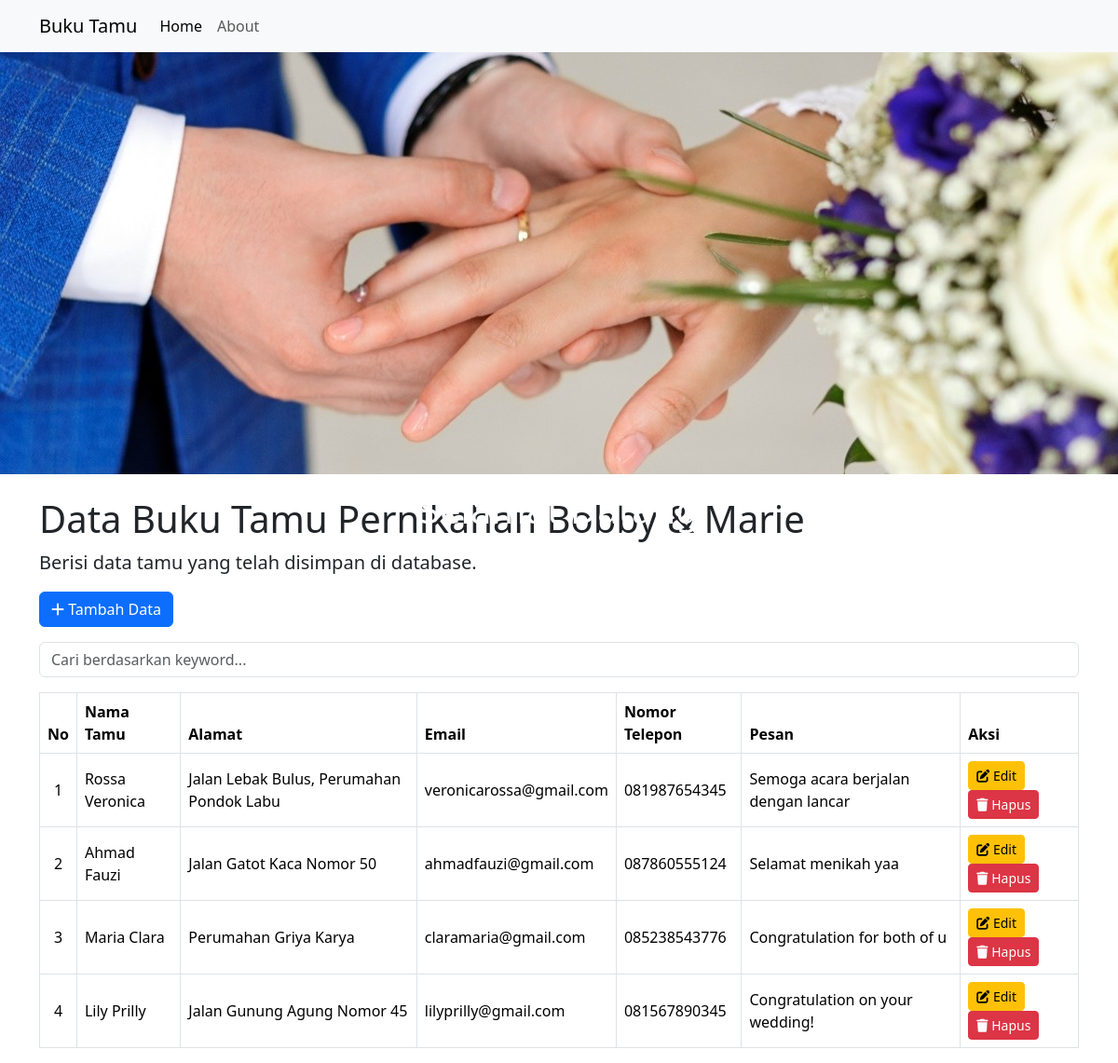
The page / on the database its author committed.
### tables this page shows
CREATE TABLE `tb_tamu` (
  `id_tamu` int(11) NOT NULL,
  `nama_tamu` varchar(50) NOT NULL,
  `alamat` varchar(150) NOT NULL,
  `email` varchar(100) NOT NULL,
  `nomor_telepon` varchar(15) NOT NULL,
  `pesan` varchar(150) NOT NULL
);

### index.php (the view, shortened to what this page needs)
<?php
    include 'koneksi.php';
    $search = isset($_GET['search']) ? $_GET['search'] : '';
    if ($search) {
        $query = "SELECT * FROM tb_tamu WHERE nama_tamu LIKE '%$search%' OR alamat LIKE '%$search%' OR email LIKE '%$search%' OR nomor_telepon LIKE '%$search%' OR pesan LIKE '%$search%'";
    } else {
        $query = "SELECT * FROM tb_tamu";
    }
    $sql = mysqli_query($conn, $query);
    $no = 0;
?>
<!doctype html>
<html lang="en">
  <head>
    <link href="https://cdn.jsdelivr.net/npm/bootstrap@5.3.3/dist/css/bootstrap.min.css" rel="stylesheet">
    <link rel="stylesheet" href="https://cdnjs.cloudflare.com/ajax/libs/font-awesome/6.7.2/css/all.min.css">
    <nav class="navbar navbar-expand-lg bg-body-tertiary">
        <div class="container">
            <a class="navbar-brand" href="#">Buku Tamu</a>
            <div class="collapse navbar-collapse" id="navbarNav">
            <ul class="navbar-nav">
                <li class="nav-item">
                <a class="nav-link active" aria-current="page" href="#">Home</a>
                </li>
                <li class="nav-item">
                <a class="nav-link" href="about.php">About</a>
                </li>
            </ul>
            </div>
        </div>
    </nav>
    <div class="banner-container mb-4">
    <img src="img/banner.jpg" alt="Banner" class="img-fluid w-100">
    <div class="banner-text position-absolute top-50 start-50 translate-middle text-white text-center">
        <h1>Selamat Datang</h1>
        <p>Buku Tamu Pernikahan Bobby & Marie</p>
    </div>
    </div>
    <div class="container">
    <h1 class="mt-4">Data Buku Tamu Pernikahan Bobby & Marie</h1>
    <figure>
        <blockquote class="blockquote">
            <p>Berisi data tamu yang telah disimpan di database.</p>
        </blockquote>
    </figure>
    <a href="kelola.php" type="button" class="btn btn-primary mb-3"><i class="fa-solid fa-plus"></i> Tambah Data</a>
    <form class="mb-3">
        <div class="input-group">
            <input type="text" id="search-input" class="form-control" placeholder="Cari berdasarkan keyword..."
            value="<?php echo isset($_GET['search']) ? $_GET['search'] : ''; ?>">
        </div>
    </form>
    <div class="table-responsive" id="table-container">
        <table class="table align-middle table-bordered table-hover">
            <thead>
                <tr>
                    <th><center>No</center></th>
                    <th>Nama Tamu</th>
                    <th>Alamat</th>
                    <th>Email</th>
                    <th>Nomor Telepon</th>
                    <th>Pesan</th>
                    <th>Aksi</th>
                </tr>
            </thead>
            <tbody>
                <?php
                    while ($result = mysqli_fetch_assoc($sql)) {
                ?>
                    <tr>
                        <td><center><?php echo ++$no; ?></center></td>
                        <td><?php echo $result['nama_tamu']; ?></td>
                        <td><?php echo $result['alamat']; ?></td>
                        <td><?php echo $result['email']; ?></td>
                        <td><?php echo $result['nomor_telepon']; ?></td>
                        <td><?php echo $result['pesan']; ?></td>
                        <td>
                            <a href="kelola.php?ubah=<?php echo $result['id_tamu']; ?>" type="button" class="btn btn-warning btn-sm"><i class="fa-solid fa-pen-to-square"></i> Edit</a>
                            <a href="proses.php?hapus=<?php echo $result['id_tamu']; ?>" type="button" class="btn btn-danger btn-sm" onClick="return confirm('Apakah anda yakin ingin menghapus data tersebut?')"><i class="fa-solid fa-trash"></i> Hapus</a>
                        </td>
                    </tr>
                <?php
                    }
                ?>
            </tbody>
        </table>
    </div>
  </body>
</html>

### rows shown on the page
tb_tamu: nama_tamu "Rossa Veronica", alamat "Jalan Lebak Bulus, Perumahan Pondok Labu", email "veronicarossa@gmail.com", nomor_telepon "081987654345", pesan "Semoga acara berjalan dengan lancar"
tb_tamu: nama_tamu "Ahmad Fauzi", alamat "Jalan Gatot Kaca Nomor 50", email "ahmadfauzi@gmail.com", nomor_telepon "087860555124", pesan "Selamat menikah yaa"
tb_tamu: nama_tamu "Maria Clara", alamat "Perumahan Griya Karya", email "claramaria@gmail.com", nomor_telepon "085238543776", pesan "Congratulation for both of u"
tb_tamu: nama_tamu "Lily Prilly", alamat "Jalan Gunung Agung Nomor 45", email "lilyprilly@gmail.com", nomor_telepon "081567890345", pesan "Congratulation on your wedding!"
